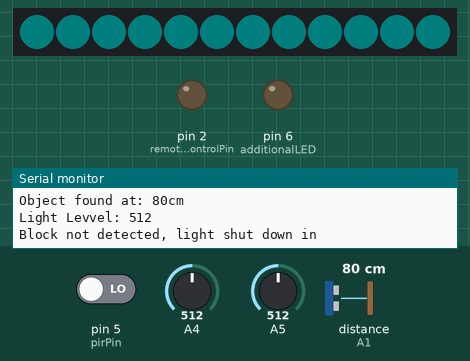
Simulated run of this sketch. Board: Arduino Uno, built with avr-gcc and run on an emulated ATmega328P. On the bench: 12 RGB LEDs in strip order, left to right, output pins drawn as LEDs (lit = HIGH), the last lines printed to the serial monitor. The inputs (shaded band) are chosen by the test bench; at power-on: A4 = 512, distance to the obstacle (sensor on A1) 80 cm, pin 5 (pirPin) LOW, A5 = 512. Dim RGB values are drawn brighter than linear; storage starts empty; the audio player accepts every command and is not drawn.

Above: at 1.2 s.
1.3 s: A4 set to 415
4.3 s: A4 set to 394
At 4.8 s:
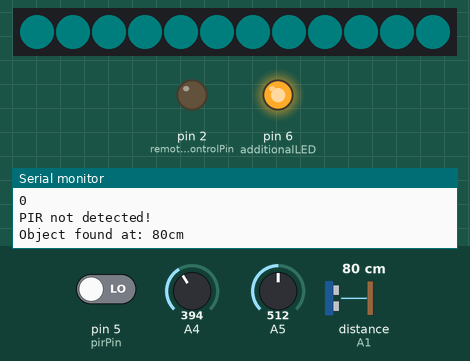
At 6.2 s:
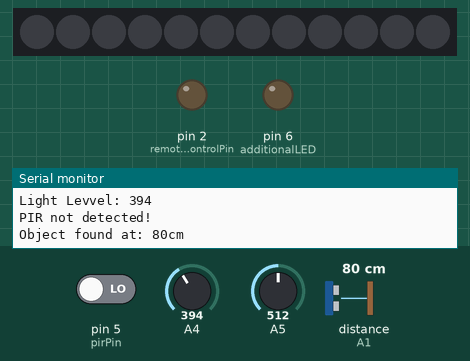
6.5 s: distance to the obstacle (sensor on A1) set to 2 cm
9.5 s: pin 5 (pirPin) driven HIGH
11.1 s: distance to the obstacle (sensor on A1) set to 18 cm
14.1 s: distance to the obstacle (sensor on A1) set to 23 cm
At 15.1 s:
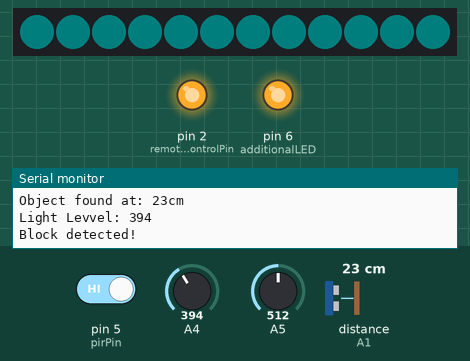
Timing chart, 0 to 16.7 s (numbered marks = the images above; inputs shaded):
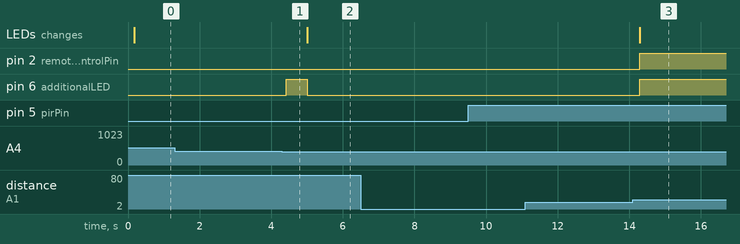

Measured:
- the behaviour switches between 401 and 400 on A4 (found by bisection; images 0 and 1)
- after the input at 4.3 s, pin 6 (additionalLED): LOW → HIGH after 0.12 s, → LOW 0.59 s later
- after the input at 14.1 s, pin 2 (remoteControlPin): LOW → HIGH after 0.19 s; pin 6 (additionalLED): LOW → HIGH after 0.20 s; the LEDs: change after 0.20 s (image 3)

The sketch:

UpperControlWithSensor+SmartLED+Lighting.ino
```cpp
// Include RadioHead Amplitude Shift Keying Library
// The transmitter pin will use pin 12
// The receiver pin will use pin 11

#include <SPI.h>
#include <SD.h>
#include <TMRpcm.h>
#include <Adafruit_NeoPixel.h>
#include <Ultrasonic.h>

#define PIN 8 // LED pin
#define NUM_LEDS 12 // LED number
#define SD_ChipSelectionPin 7 // define CS pin
Ultrasonic ultrasonic(A0,A1);
TMRpcm tmrpcm;                            //crete an object for speaker library
Adafruit_NeoPixel strip = Adafruit_NeoPixel(NUM_LEDS, PIN, NEO_GRB + NEO_KHZ800);


// Setting all the pins
// smartlight uses pin 6;
// PIR uses pin 5
// Current Crosswalk Light uses pin 1

int smartLightPin = 8;
int remoteControlPin = 2;
int additionalLED=6;
int trafficTrafLightStatePin=4;
int pirPin = 5;

// Setting the variables

int pirValue = 0;
int pirResult = 0;
int crossSmartHigh = 0;
int delayTime = 5000;
int sensorResult=0;
unsigned long currenttime = 0;
unsigned long redlightTimer = 0;

int USresult=0;
int TrafLightState=0;
int lightvoltage;
int photovoltage;
int volume=4;
char counterTransmitter;
char counterSmartLight;

void setup() {
  strip.begin();
  strip.show();
  strip.setBrightness(10);
  tmrpcm.speakerPin = 9;
  pinMode(smartLightPin,OUTPUT);
  pinMode(trafficTrafLightStatePin,INPUT);//1
  pinMode(additionalLED,OUTPUT);
  pinMode(remoteControlPin,OUTPUT);
  Serial.begin(9600);
  currenttime = millis();

  if(!SD.begin(SD_ChipSelectionPin))
  {
    return;
  }
    tmrpcm.setVolume(4);
    tmrpcm.play("1.wav");
}

void loop() {


  // To see if own side should turn on the light
  lightvoltage=analogRead(A5);//trafficlight
  if (lightvoltage>500)
  {TrafLightState=1;}
  else
  {
    TrafLightState=0;
    redlightTimer=millis();//record the current time
  }

  pirResult = readPIR();
  //pirResult=1;
  USresult = readDIS();
  sensorResult=pirResult*USresult;//yu
  delay(100);//detect every 100 ms
  photovoltage=analogRead(A4);//photo
  Serial.print("Light Levvel: ");
  Serial.println(photovoltage);
  if (photovoltage>400)
  {
    volume=6;
  }
  else{
    volume=2;
  }
//  Serial.println(lightvoltage);
//    Serial.println("sensor");
//  Serial.println(USresult);
//      Serial.println("traffic");
//    Serial.println(TrafLightState);

  crossSmartHigh = sensorResult*TrafLightState;  //
if ((millis()-redlightTimer < delayTime) && (TrafLightState*pirResult==1))//first 5 sec
  {
    Serial.println("Block detected from PIR in the first 5 seconds!");
    digitalWrite(remoteControlPin,HIGH);
    smartlightHigh();
    if(volume==2){
      digitalWrite(additionalLED,HIGH);
    }
    else{
      digitalWrite(additionalLED,LOW);
    }
    tmrpcm.setVolume(volume);
    tmrpcm.play("3.wav");
    delay(2000);
    currenttime = millis();
    Serial.println(currenttime);
  }
  if ((millis()-redlightTimer >= delayTime) && (crossSmartHigh == 1))
 //if (crossSmartHigh == 1)
  {
    Serial.println("Block detected!");
    digitalWrite(remoteControlPin,HIGH);
    smartlightHigh();
    if(volume==2){
      digitalWrite(additionalLED,HIGH);
    }
    else{
      digitalWrite(additionalLED,LOW);
    }
    tmrpcm.setVolume(volume);
    tmrpcm.play("2.wav");
    delay(2000);
    currenttime = millis();
    Serial.println(currenttime);
  }

if (crossSmartHigh == 0)
  {
  if ((millis()-currenttime < delayTime) && (TrafLightState=1))
    {
          Serial.println("Block not detected, light shut down in ");
          Serial.println(millis()-currenttime);
          Serial.println(currenttime);

          smartlightHigh();
          if(volume==2){
            digitalWrite(additionalLED,HIGH);
          }
          else{
            digitalWrite(additionalLED,LOW);
          }
//          tmrpcm.setVolume(volume);
//          tmrpcm.play("2.wav");
//          delay(2000);
    }
    else
    {
    //Serial.println("PIR not detected!");
    digitalWrite(remoteControlPin,LOW);

    smartlightLow();
    digitalWrite(additionalLED,LOW);
    }
  }
}

void smartlightHigh(){
  for (int i = 0;i<12; i++) {
    strip.setPixelColor(i,0,100,100);
    strip.show();
  }
}

void smartlightLow() {
  for (int i = 0; i<12;i++) {
    strip.setPixelColor(i,0,0,0);
    strip.show();
  }
}


int readDIS(){
  int detectresult = 0;
  int distance;
  distance = ultrasonic.read(); //Use 'CM' for centimeters or 'INC' for inches
  Serial.print("Object found at: ");
  Serial.print(distance);
  Serial.println("cm");


  if (distance<30 && distance>20){
    detectresult=1;}
    else{
    detectresult=0;}

    return detectresult;
}

int readPIR(){
  pirValue = digitalRead(pirPin);
  if(pirValue== HIGH){
    pirResult = 1;
    Serial.println("PIR detected!");
    }
   if(pirValue== LOW){
    pirResult = 0;
    Serial.println("PIR not detected!");
    }
    return pirResult;
}
```
